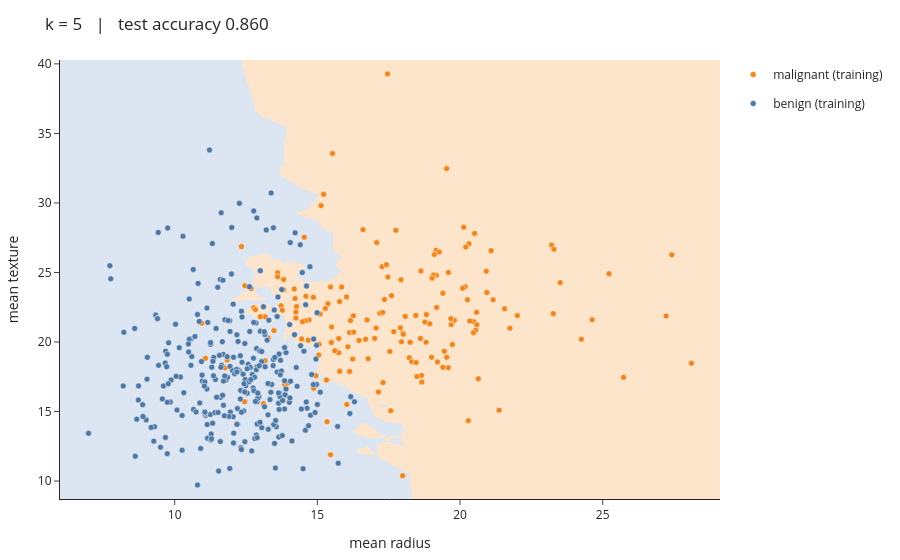

Notebook code for this chart:
### Markdown cell above
## Decision surface on two columns
The same code as `app.py` (run `python app.py` for the k slider).

### Code cell
from app import figure_for
figure_for(5)

### Figure 1 — Plotly figure (JSON) as saved in the notebook; plotly's stock layout.template omitted (floating-point values rounded to 4 significant figures; data arrays with more than 128 entries replaced by an {"elided": "..."} marker saying what was removed)
{"data": [{"colorscale": [[0, "#FDE5CC"], [1, "#DCE6F2"]], "hoverinfo": "skip", "showscale": false, "type": "heatmap", "x": {"elided": "300 float values"}, "y": {"elided": "300 float values"}, "z": {"elided": "300x300 int values"}, "zmax": 1, "zmin": 0}, {"legendgroup": "0", "marker": {"color": "#F58518", "line": {"color": "white", "width": 0.5}, "size": 6}, "mode": "markers", "name": "malignant (training)", "showlegend": true, "type": "scatter", "x": {"elided": "167 float values"}, "y": {"elided": "167 float values"}}, {"legendgroup": "1", "marker": {"color": "#4C78A8", "line": {"color": "white", "width": 0.5}, "size": 6}, "mode": "markers", "name": "benign (training)", "showlegend": true, "type": "scatter", "x": {"elided": "288 float values"}, "y": {"elided": "288 float values"}}], "layout": {"height": 560, "margin": {"b": 50, "l": 60, "r": 20, "t": 60}, "title": {"text": "k = 5   |   test accuracy 0.860"}, "xaxis": {"range": [5.981, 29.11], "title": {"text": "mean radius"}}, "yaxis": {"range": [8.71, 40.28], "title": {"text": "mean texture"}}}}
